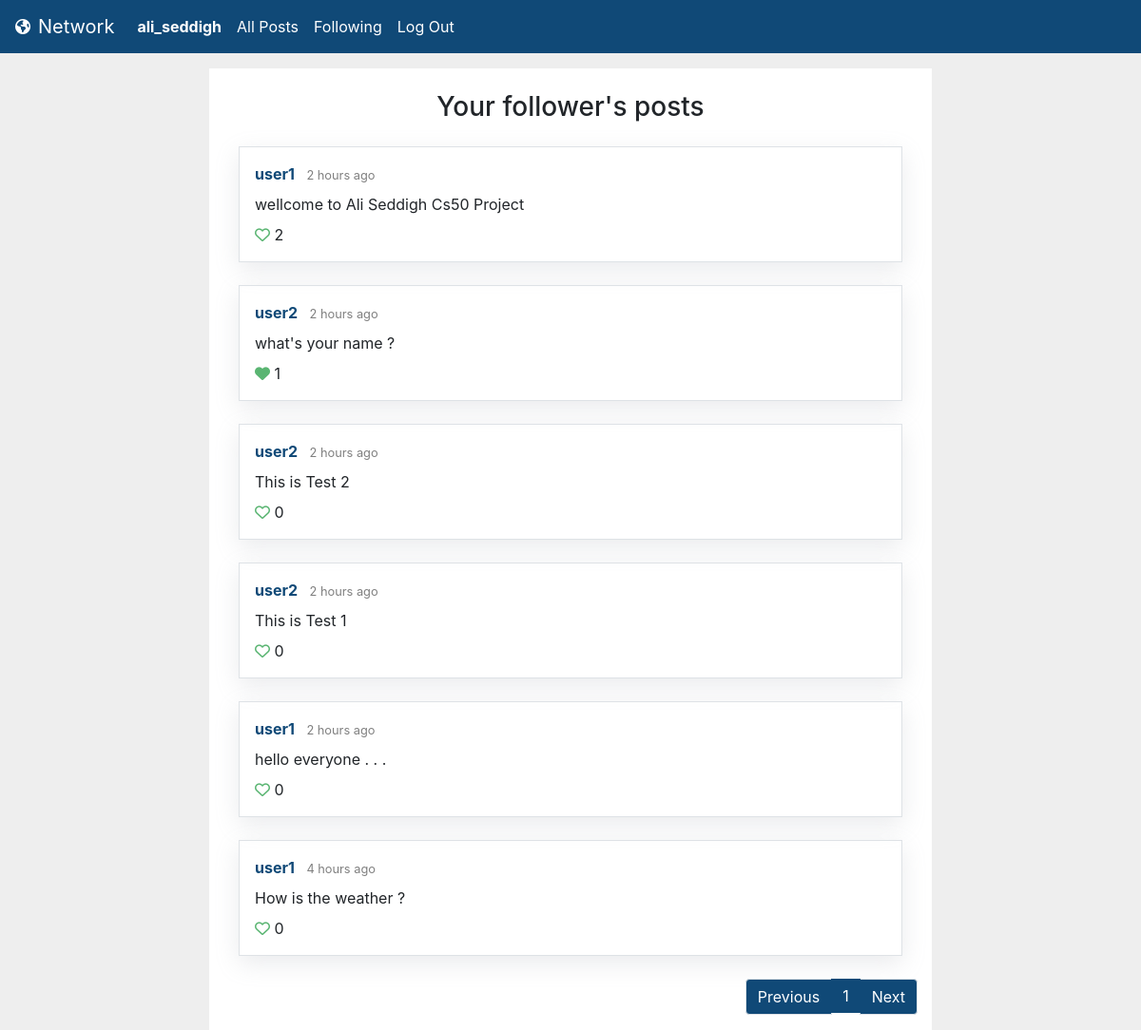
Page /following (signed in) on the committed database.
### network/models.py (models this page shows, shortened)
class User(AbstractUser):
    pass
    following = models.ManyToManyField("self", blank=True, related_name='followers', symmetrical=False)

class Post(models.Model):
    author = models.ForeignKey(User, on_delete=models.CASCADE, related_name="posts")
    content = models.CharField(max_length=10000)
    created_at = models.DateTimeField(auto_now_add=True)
    liked_by = models.ManyToManyField(User, blank=True, related_name="likes")
    def likes(self):
        return self.liked_by.all().count()
    class Meta:
        ordering = ['-created_at']

### network/views.py (the view)
# urls.py: path("following", views.following, name="following"),
@login_required(login_url='login')
def following(request):
    following = User.objects.get(pk=request.user.id).following.all()
    following_ids = following.values_list('pk', flat=True)
    following_posts = Post.objects.filter(author__in=following_ids)
    paginator = Paginator(following_posts, 10)
    page_number = request.GET.get('page', 1)
    page = paginator.get_page(page_number)
    return render(request, "network/following.html", {
        "posts": following_posts,
        "page": page,
        "previous_url": get_previous_url(page),
        "next_url": get_next_url(page)
    })

### network/utilities.py (called while the page is built)
def get_previous_url(page):
    if page.has_previous():
        previous_url = f'?page={page.previous_page_number()}'
    else:
        previous_url = ''
    return previous_url

def get_next_url(page):
    if page.has_next():
        next_url = f'?page={page.next_page_number()}'
    else:
        next_url = ''
    return next_url

### network/templates/network/following.html
{% extends "network/layout.html" %}
{% block body %}
    <div class="container">
        <div class="row justify-content-center">
            <div class="col-12 col-lg-8 mt-0 mt-sm-3 bg-white">
                <h3 class="pt-4 pb-3 text-center">Your follower's posts</h3>
                {% include "network/posts_codeblock.html" %}
            </div>
        </div>
    </div>
{% endblock %}

### network/templates/network/layout.html (shortened to what this page needs)
{% load static %}
<!DOCTYPE html>
<html lang="en">
    <head>
        <link rel="stylesheet" href="https://stackpath.bootstrapcdn.com/bootstrap/4.4.1/css/bootstrap.min.css">
        <link href="{% static 'network/styles.css' %}" rel="stylesheet">
    </head>
    <body>
        <nav class="navbar navbar-expand-lg navbar-light" style="background-color: rgb(16, 73, 119);">
            <i style="color: white;" class="fas fa-globe-americas pr-2"></i>
            <a style="color: white;" class="navbar-brand" href="#">Network</a>
            <div class="collapse navbar-collapse" id="navbarSupportedContent">
                <ul class="navbar-nav mr-auto">
                {% if user.is_authenticated %}
                    <li class="nav-item">
                        <a class="nav-link" href="{% url 'profile' user.id %}"><strong>{{ user.username }}</strong></a>
                    </li>
                {% endif %}
                <li class="nav-item">
                    <a class="nav-link" href="{% url 'index' %}">All Posts</a>
                </li>
                {% if user.is_authenticated %}
                    <li class="nav-item">
                        <a class="nav-link" href="{% url 'following' %}">Following</a>
                    </li>
                    <li class="nav-item">
                        <a class="nav-link" href="{% url 'logout' %}">Log Out</a>
                    </li>
                {% endif %}
                </ul>
            </div>
        </nav>
        <div class="body">
            {% block body %}
            {% endblock %}
        </div>
    </body>
</html>

### network/templates/network/posts_codeblock.html (shortened to what this page needs)
{% load humanize %}
{% load static %}
        {% for post in page.object_list %}
        <div class="border box-shadow-posts p-3 mb-4 mx-0 mx-md-3">
            <div class="pb-2" id="post_headline_{{ post.id }}">
                <a href="{% url 'profile' post.author.id %}" class="green-link">
                    <strong style="color: rgb(16, 73, 119);">{{ post.author }}</strong>
                </a>
                <small class="pl-2 text-black-50">{{ post.created_at|naturaltime }}</small>
            </div>
            <div id="post_contentgroup_{{ post.id }}">
                <p id="post_content_{{ post.id }}" class="mb-2">{{ post.content }}</p>
            </div>
            <div id="post_likes_{{ post.id }}">
                {% if user.is_authenticated %}
                <i id="post_likeicon_{{ post.id }}" data-id="{{ post.id }}" class="likeicon likeicon-user fa-heart {% if user in post.liked_by.all %}fas{% else %}far{% endif %}"></i>
                {% else %}
                <i class="likeicon fa-heart {% if post.likes != 0 %}fas{% else %}far{% endif %}"></i>
                {% endif %}
                <span id="post_likecount_{{ post.id }}">{{ post.likes }}</span>
            </div>
        </div>
        {% empty %}
        <div class="p-3 mb-4 mx-0 mx-md-3">
            Oops! No posts found.
            </div>
        {% endfor %}
        {% if page.object_list %}
        <nav aria-label="...">
            <ul class="pagination justify-content-end">
                <li class="page-item {% if not page.has_previous %} disabled {% endif %}">
                    <a class="page-link pagination-green-inactive" href="{{ previous_url }}" tabindex="-1" aria-disabled="true" style="background-color: rgb(16, 73, 119); color: white;">Previous</a>
                </li>
                {% for n in page.paginator.page_range %}
                    {% if n == page.number %}
                    <li class="page-item active" aria-current="page">
                        <span class="page-link" style="background-color: rgb(16, 73, 119); color: white; border: 0;">
                        {{ n }}
                        </span>
                    </li>
                    {% elif n < page.number|add:3 and n > page.number|add:-3 %}
                    <li class="page-item" >
                        <a class="page-link pagination-green-inactive" href="{{GET_params.urlencode}}?page={{ n }}">{{ n }}</a>
                    </li>
                    {% endif %}
                {% endfor %}
                <li class="page-item {% if not page.has_next %} disabled {% endif %}">
                    <a class="page-link pagination-green-inactive" href="{{ next_url }}" style="background-color: rgb(16, 73, 119); color: white;">Next</a>
                </li>
            </ul>
        </nav>
        {% endif %}

### network/static/network/styles.css (style rules this page uses)
body { background-color: #eee; }
a { color: #85A68E; }
.pagination-green-inactive { color: #85A68E; }
.box-shadow-posts { box-shadow: rgba(149, 157, 165, 0.2) 0px 8px 24px; }
.likeicon { color:#5AB572; }

### network/templates/network/layout.html (style rules this page uses)
.nav-link { color: white !important; }

### rows in the picture
User: username "ali_seddigh"
Post: author "user1", created_at "2 hours ago", content "wellcome to Ali Seddigh Cs50 Project", likes "2"
Post: author "user2", created_at "2 hours ago", content "what's your name ?", likes "1"
Post: author "user2", created_at "2 hours ago", content "This is Test 2", likes "0"
Post: author "user2", created_at "2 hours ago", content "This is Test 1", likes "0"
Post: author "user1", created_at "2 hours ago", content "hello everyone . . .", likes "0"
Post: author "user1", created_at "4 hours ago", content "How is the weather ?", likes "0"

### other values in the picture
{{ n }} "1"
